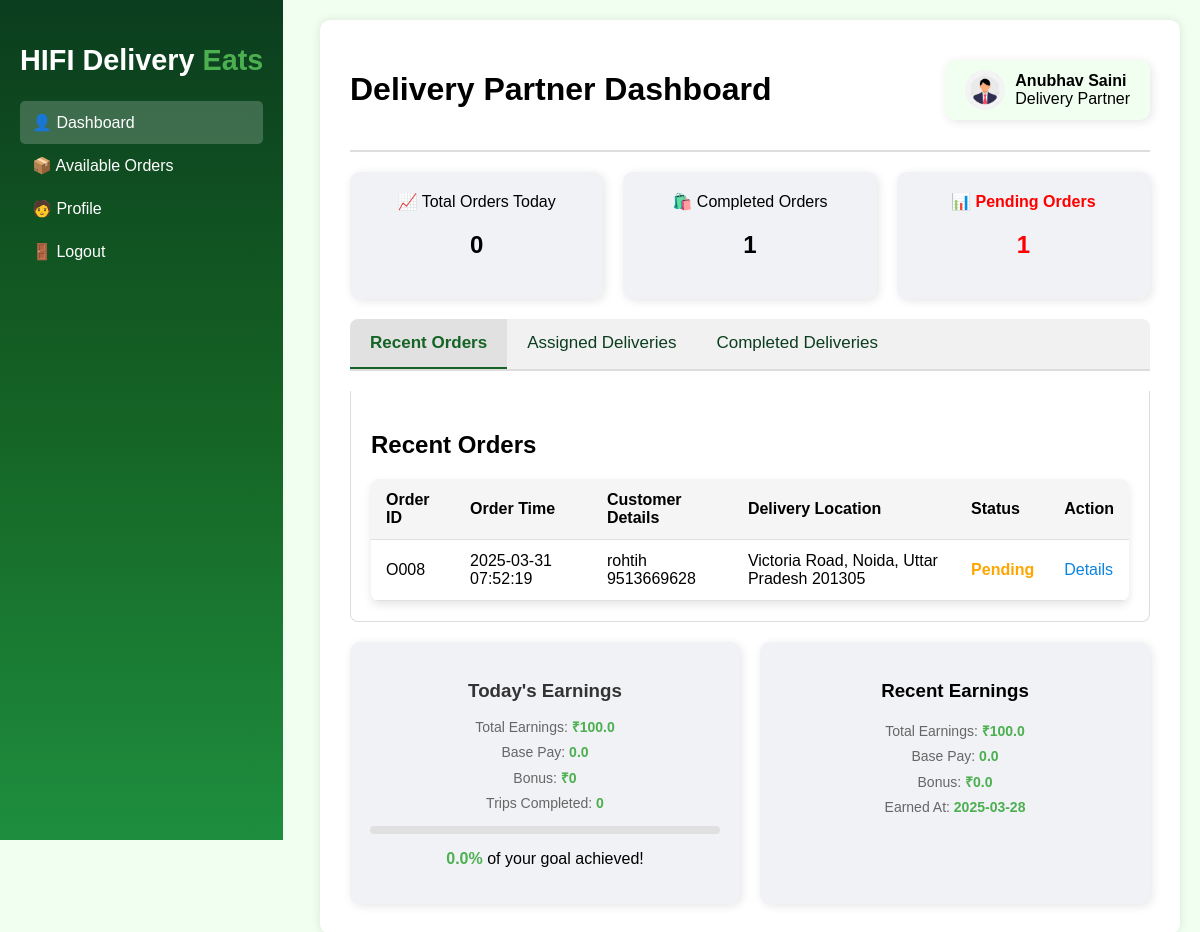
Screenshot of /delivery-agent (signed in) with the database file from the repository.
### models.py (models this page shows, shortened)
class BaseModel(db.Model):
    __abstract__ = True
    PREFIX = None  # each child model must set this

class DeliveryAgent(UserMixin, BaseModel):
    __tablename__ = 'delivery_agent'
    PREFIX = 'DA'
    delivery_agent_id = db.Column(db.String(10), primary_key=True)
    username = db.Column(db.String(100))
    email = db.Column(db.String(100), unique=True)
    phone = db.Column(db.Integer, unique=True, nullable=False)
    password = db.Column(db.String(100), nullable=False)
    image = db.Column(db.String(255), nullable=True, server_default='')
    bio = db.Column(db.Text, nullable=True, server_default='')
    delivery_area = db.Column(db.String(100), nullable=False)
    available_slots = db.Column(db.Boolean, nullable=False, default=True)
    id_proof = db.Column(db.String(12), nullable=False, server_default='')
    is_approved = db.Column(db.Boolean, nullable=False, server_default='0')
    is_active = db.Column(db.Boolean, nullable=False, server_default='1')
    earnings = db.relationship("Earnings", back_populates="delivery_agent")
    delivery_feedbacks = db.relationship("DeliveryFeedback", back_populates="delivery_agent")
    deliveries = db.relationship("Order", back_populates="delivery_agent", foreign_keys="Order.delivery_agent_id")

class Order(BaseModel):
    __tablename__ = "orders"
    PREFIX = 'O'
    order_id = db.Column(db.String(10), primary_key=True)
    customer_id = db.Column(db.String(10), db.ForeignKey("customer.customer_id", ondelete="CASCADE"), nullable=False)
    delivery_agent_id = db.Column(db.String(10), db.ForeignKey("delivery_agent.delivery_agent_id", ondelete="SET NULL"), nullable=True)
    delivery_status = db.Column(db.Enum("Pending", "Preparing","Accepted","Picked Up","Out for Delivery", "Delivered", "Cancelled","Refunded","Declined", name="order_status"), nullable=False, default="Pending")
    total_price = db.Column(db.DECIMAL(10, 2), nullable=False)
    delivery_location = db.Column(db.Text, nullable=False)
    created_at = db.Column(db.DateTime, default=datetime.utcnow, nullable=False)
    delivered_at = db.Column(db.DateTime, nullable=True)
    order_feedback = db.Column(db.Integer, nullable=True)
    customer = db.relationship("Customer", back_populates="orders", foreign_keys=[customer_id])
    delivery_agent = db.relationship("DeliveryAgent", back_populates="deliveries")
    order_items = db.relationship("OrderItem", back_populates="order")
    delivery_feedbacks = db.relationship("DeliveryFeedback", back_populates="order")

class Customer(UserMixin, BaseModel):
    __tablename__ = 'customer'
    PREFIX = 'U'
    customer_id = db.Column(db.String(10), primary_key=True)
    username = db.Column(db.String(100))
    email = db.Column(db.String(100), unique=True)
    phone = db.Column(db.Integer, unique=True, nullable=False)
    password = db.Column(db.String(100), nullable=False)
    addresses = db.relationship("Address", back_populates="customer", lazy=True)
    orders = db.relationship("Order", back_populates="customer", foreign_keys="Order.customer_id")
    cart_items = db.relationship("Cart", back_populates="customer")

class Earnings(BaseModel):
    __tablename__ = 'earnings'
    PREFIX = 'E'
    earnings_id = db.Column(db.String(10), primary_key=True)
    delivery_agent_id = db.Column(db.String(10), db.ForeignKey('delivery_agent.delivery_agent_id'), nullable=False)
    base_pay = db.Column(db.Float, nullable=False, default=0.0)
    bonus = db.Column(db.Float, nullable=False, default=0.0)
    trips_count = db.Column(db.Integer, nullable=False, default=0)
    earned_at = db.Column(db.DateTime, default=func.now)
    delivery_agent = db.relationship("DeliveryAgent", back_populates="earnings")

### routes/delivery_agent_routes.py (the view)
    @app.route('/delivery-agent')
    def delivery_agent():
        agent = DeliveryAgent.query.get(current_user.delivery_agent_id)
        address_subquery = (
            db.session.query(
                Address.customer_id,
                func.min(Address.address_line).label("customer_address")
            )
            .group_by(Address.customer_id)
            .subquery()
        )
        pending_orders = (
            db.session.query(
                Order.order_id.label("order_id"),
                Customer.customer_id.label("customer_id"),
                Customer.username.label("customer_name"),
                Customer.phone.label("customer_phone"),
                address_subquery.c.customer_address,
                Order.delivery_status.label("order_status"),
                Order.total_price.label("order_total"),
                Order.delivery_location.label("delivery_location"),
                Order.created_at.label("order_date"),
            )
            .join(Customer, Order.customer_id == Customer.customer_id)
            .outerjoin(address_subquery, address_subquery.c.customer_id == Customer.customer_id)
            .filter(Order.delivery_agent_id == current_user.delivery_agent_id, Order.delivery_status == "Preparing")
            .all()
        )
        assigned_orders = (
            db.session.query(
                Order.order_id.label("order_id"),
                Customer.customer_id.label("customer_id"),
                Customer.username.label("customer_name"),
                Customer.phone.label("customer_phone"),
                address_subquery.c.customer_address,
                Order.delivery_status.label("order_status"),
                Order.total_price.label("order_total"),
                Order.delivery_location.label("delivery_location"),
                Order.created_at.label("order_date"),
            )
            .join(Customer, Order.customer_id == Customer.customer_id)
            .outerjoin(address_subquery, address_subquery.c.customer_id == Customer.customer_id)
            .filter(
                Order.delivery_agent_id == current_user.delivery_agent_id,
                Order.delivery_status == "Accepted"
            )
            .all()
        )
        completed_orders = (
            db.session.query(
                Order.order_id.label("order_id"),
                Customer.customer_id.label("customer_id"),
                Customer.username.label("customer_name"),
                Customer.phone.label("customer_phone"),
                address_subquery.c.customer_address.label("customer_address"),
                Order.delivery_status.label("order_status"),
                Order.total_price.label("order_total"),
                Order.delivery_location.label("delivery_location"),
                Order.created_at.label("order_date"),
            )
            .join(Customer, Order.customer_id == Customer.customer_id)
            .outerjoin(address_subquery, address_subquery.c.customer_id == Customer.customer_id)
            .filter(
                Order.delivery_agent_id == current_user.delivery_agent_id,
                Order.delivery_status == "Delivered"
            )
            .all()
        )
        today = datetime.date.today()
        todays_deliveries_count = (
            db.session.query(Order)
            .filter(
                Order.delivery_agent_id == current_user.delivery_agent_id,
                func.date(Order.created_at) == today,
                or_(Order.delivery_status == "Delivered", Order.delivery_status == "Preparing", Order.delivery_status == "Accepted")
            )
            .count()
        )
        pending_count = (
            db.session.query(Order)
            .filter(Order.delivery_agent_id == current_user.delivery_agent_id, Order.delivery_status == "Preparing")
            .count()
        )
        completed_count = (
            db.session.query(Order)
            .filter(Order.delivery_agent_id == current_user.delivery_agent_id, Order.delivery_status == "Delivered")
            .count()
        )
        today_earnings = db.session.query(
            func.coalesce(func.sum(Earnings.base_pay), 0).label("base_pay"),
            func.coalesce(func.sum(Earnings.bonus), 0).label("bonus"),
            func.coalesce(func.sum(Earnings.trips_count), 0).label("trips")
        ).filter(
            Earnings.delivery_agent_id == current_user.delivery_agent_id,
            func.date(Earnings.earned_at) == today
        ).first()
        recent_earning = Earnings.query.filter(
            Earnings.delivery_agent_id == current_user.delivery_agent_id
        ).order_by(Earnings.earned_at.desc()).first()
        return render_template(
            'delivery_agent/dashboard.html',
            user=agent,
            pending_orders=pending_orders,
            assigned_orders=assigned_orders,
            completed_orders=completed_orders,
            todays_deliveries_count=todays_deliveries_count,
            pending_count=pending_count,
            completed_count=completed_count,
            timedelta=datetime.timedelta,
            earnings=today_earnings,
            recent_earnings=recent_earning
        )

### templates/delivery_agent/dashboard.html (shortened to what this page needs)
{% extends "delivery_agent/index.html" %} {% block content %}
<header>
  <h1>Delivery Partner Dashboard</h1>
  <div class="admin-card">
    <img
      src="{{url_for('static', filename=user.image) or 'https://img.lovepik.com/element/45001/3052.png_860.png'}}"
      alt="Profile"
      class="profile-image"
    />
    <div class="admin-info">
      <p><strong>{{ user.username }}</strong></p>
      <p class="role">Delivery Partner</p>
    </div>
  </div>
</header>
<section class="dashboard-stats">
  <div class="card">
    📈 Total Orders Today
    <h2>{{ todays_deliveries_count }}</h2>
  </div>
  <div class="card completed">
    🛍️ Completed Orders
    <h2>{{ completed_count }}</h2>
  </div>
  <div class="card pending">
    📊 Pending Orders
    <h2>{{ pending_count }}</h2>
  </div>
</section>
<div class="tab">
  <button class="tablinks" onclick="openTab(event, 'recent')" id="defaultOpen">
    Recent Orders
  </button>
  <button class="tablinks" onclick="openTab(event, 'assigned')">
    Assigned Deliveries
  </button>
  <button class="tablinks" onclick="openTab(event, 'completed')">
    Completed Deliveries
  </button>
</div>
<div id="recent" class="tabcontent">
  <h2>Recent Orders</h2>
  {% if pending_orders %}
  <table>
    <thead>
      <tr>
        <th>Order ID</th>
        <th>Order Time</th>
        <th>Customer Details</th>
        <th>Delivery Location</th>
        <th>Status</th>
        <th>Action</th>
      </tr>
    </thead>
    <tbody>
      {% for order in pending_orders %}
      <tr>
        <td>{{ order.order_id }}</td>
        <td>{{ order.order_date.strftime('%Y-%m-%d %H:%M:%S') }}</td>
        <td>
          {{ order.customer_name }}<br />
          {{ order.customer_phone }}
        </td>
        <td>{{ order.delivery_location }}</td>
        <td>
          <span class="status-value pending">Pending</span>
        </td>
        <td>
          <a
            href="{{ url_for('delivery_partner_order_detail', order_id=order.order_id) }}"
            >Details</a
          >
        </td>
      </tr>
      {% endfor %}
    </tbody>
  </table>
  {% else %}
  <p>No pending orders assigned to you.</p>
  {% endif %}
</div>
<div class="side-info">
  <div class="side-card earnings-card">
    <h3>Today's Earnings</h3>
    <div class="earnings-details">
      <p>
        Total Earnings:
        <span class="highlight">
          ₹{{ (recent_earnings.base_pay | default(0)) + (recent_earnings.bonus | default(0)) }}
        </span>
      </p>
      {% if earnings and earnings.base_pay %}
      <p>Base Pay: <span class="highlight">₹{{ earnings.base_pay }}</span></p>
      {% else %}
      <p>Base Pay: <span class="highlight">0.0</span></p>
      {% endif %}
      <p>Bonus: <span class="highlight">₹{{ earnings.bonus }}</span></p>
      <p>
        Trips Completed:
        <span class="highlight">{{ earnings.trips }}</span>
      </p>
    </div>
    <div class="progress-bar">
    </div>
    <p>
      <span class="highlight">
        {{ ((earnings.base_pay + earnings.bonus) / 1500 * 100)|round(0, 'floor')
        }}%
      </span>
      of your goal achieved!
    </p>
  </div>
  <div class="side-card recent-earnings-card">
    <h3>Recent Earnings</h3>
    <div class="earnings-details">
      <p>
        Total Earnings:
        <span class="highlight">
          ₹{{ (recent_earnings.base_pay | default(0)) + (recent_earnings.bonus | default(0)) }}
        </span>
      </p>
      {% if earnings and earnings.base_pay %}
      <p>Base Pay: <span class="highlight">₹{{ earnings.base_pay }}</span></p>
      {% else %}
      <p>Base Pay: <span class="highlight">0.0</span></p>
      {% endif %}
      <p>Bonus: <span class="highlight">₹{{ recent_earnings.bonus }}</span></p>
      <p>
        Earned At:
        <span class="highlight">
          {% if recent_earnings.earned_at %} {{
          recent_earnings.earned_at.strftime('%Y-%m-%d') }} {% else %} N/A {%
          endif %}
        </span>
      </p>
    </div>
  </div>
  {% endblock content %}

### static/css/delivery_agent/index.css (style rules this page uses)
body { font-family: 'Poppins', sans-serif; margin: 0; background: #f0fff0; }
header { display: flex; justify-content: space-between; align-items: center; padding-bottom: 20px; border-bottom: 2px solid #ddd; }
.dashboard-stats { display: flex; gap: 20px; margin: 20px 0; }
.card { background: #f1f2f6; padding: 20px; border-radius: 10px; box-shadow: 2px 2px 10px rgba(0,0,0,0.1); flex: 1; text-align: center; transition: 0.3s; }
.admin-card { background: #f0fff0; padding: 10px 20px; border-radius: 10px; box-shadow: 2px 2px 10px rgba(0,0,0,0.1); display: flex; align-items: center; gap: 10px; transition: 0.3s; }
.admin-card p { margin: 0; }
.pending { color: red; font-weight: bold; }
table { width: 100%; border-collapse: collapse; margin-top: 20px; border-radius: 8px; overflow: hidden; box-shadow: 0 4px 8px rgba(0, 0, 0, 0.1); }
th, td { padding: 12px 15px; text-align: left; border-bottom: 1px solid #e0e0e0; }
th { background: #f5f5f5; font-weight: 600; }
td a { color: #0984e3; text-decoration: none; }
.side-info { display: flex; gap: 20px; margin-top: 20px; }
.side-card { background: #f1f2f6; padding: 20px; border-radius: 10px; box-shadow: 2px 2px 10px rgba(0,0,0,0.1); flex: 1; transition: 0.3s; text-align: center; }
.highlight { color: #ffffff; }
.profile-image { width: 40px; height: 40px; border-radius: 50%; object-fit: cover; }
.admin-info { display: flex; flex-direction: column; }
.status-value.pending { color: orange; }
.status-value { font-weight: bold; }
.tab { overflow: hidden; border-bottom: 2px solid #ddd; background-color: #f1f1f1; margin-bottom: 20px; border-radius: 8px 8px 0 0; }
.tab button { background-color: inherit; float: left; border: none; outline: none; cursor: pointer; padding: 14px 20px; transition: background-color 0.3s, color 0.3s; font-size: 17px; color: #0b3d1e; }
.tab button.active { background-color: #cccccc6e; color: #156425; font-weight: bold; border-bottom: 2px solid #156425; }
.tabcontent { display: none; padding: 20px; border: 1px solid #ddd; border-top: none; animation: fadeEffect 0.5s; background: #ffffff; border-radius: 0 0 8px 8px; }
.tabcontent table { margin-top: 0; }
.side-info { display: flex; flex-wrap: wrap; gap: 20px; margin-top: 20px; }
.side-card { background: #f1f2f6; padding: 20px; border-radius: 10px; box-shadow: 2px 2px 10px rgba(0,0,0,0.1); flex: 1; min-width: 280px; transition: 0.3s; text-align: center; }
.earnings-card h3 { margin-bottom: 15px; color: #333; font-weight: 600; }
.earnings-details p { font-size: 14px; color: #666; margin: 8px 0; }
.highlight { color: #4caf50; font-weight: bold; }
.progress-bar { background-color: #e0e0e0; border-radius: 6px; height: 8px; margin: 15px 0; overflow: hidden; position: relative; }

### rows the page displays
DeliveryAgent: image (picture), username "Anubhav Saini"
Order: order_id "O008", order_date "2025-03-31 07:52:19", customer_name "rohtih", customer_phone "9513669628", delivery_location "Victoria Road, Noida, Uttar Pradesh 201305"
Earnings: base_pay+bonus "100.0", bonus "0.0", earned_at "2025-03-28"

### other values shown
{{ todays_deliveries_count }} "0"
{{ completed_count }} "1"
{{ pending_count }} "1"
{{ earnings.bonus }} "0"
{{ earnings.trips }} "0"
{{ ((earnings.base_pay + earnings.bonus) / 1500 * 100)|round(0, 'floor') }} "0.0"
